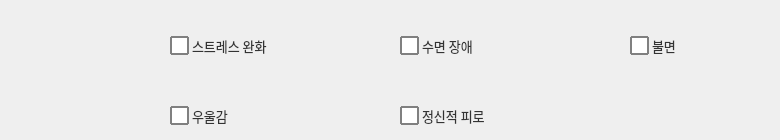
     <widget class="QWidget" name="tab_7">
      <attribute name="title">
       <string>수면/스트레스/정신</string>
      </attribute>
      <widget class="QCheckBox" name="checkBox_86">
       <property name="geometry">
        <rect>
         <x>400</x>
         <y>100</y>
         <width>141</width>
         <height>31</height>
        </rect>
       </property>
       <property name="font">
        <font>
         <family>Leelawadee UI</family>
         <pointsize>-1</pointsize>
        </font>
       </property>
       <property name="styleSheet">
        <string notr="true">QCheckBox 
{
    spacing: 3px; /* 체크박스와 텍스트 사이 간격 */
    font-size: 13px;
    color: #333;
}

QCheckBox::indicator {
    width: 15px;
    height: 15px;
    border: 1.5px solid gray;        /* 기본 테두리 색상 */
    background-color: white;       /* 기본 배경색 */
    border-radius: 1px; 		/*모서리 둥글게*/
}

QCheckBox::indicator:checked {
    background-color: white;       /* 체크된 후 바탕색 */
    border: 1.5px solid red;         /* 체크된 후 테두리 */
    image: url(./image/pill.png); /* 체크 표시 이미지 (선택 사항) */
}


QCheckBox::indicator:hover
{
background-color : #E0F2F1;

}
</string>
       </property>
       <property name="text">
        <string>정신적 피로</string>
       </property>
       <property name="checkable">
        <bool>true</bool>
       </property>
       <property name="checked">
        <bool>false</bool>
       </property>
       <property name="autoRepeat">
        <bool>false</bool>
       </property>
      </widget>
      <widget class="QCheckBox" name="checkBox_87">
       <property name="geometry">
        <rect>
         <x>170</x>
         <y>30</y>
         <width>131</width>
         <height>31</height>
        </rect>
       </property>
       <property name="font">
        <font>
         <family>Leelawadee UI</family>
         <pointsize>-1</pointsize>
        </font>
       </property>
       <property name="styleSheet">
        <string notr="true">QCheckBox 
{
    spacing: 3px; /* 체크박스와 텍스트 사이 간격 */
    font-size: 13px;
    color: #333;
}

QCheckBox::indicator {
    width: 15px;
    height: 15px;
    border: 1.5px solid gray;        /* 기본 테두리 색상 */
    background-color: white;       /* 기본 배경색 */
    border-radius: 1px; 		/*모서리 둥글게*/
}

QCheckBox::indicator:checked {
    background-color: white;       /* 체크된 후 바탕색 */
    border: 1.5px solid red;         /* 체크된 후 테두리 */
    image: url(./image/pill.png); /* 체크 표시 이미지 (선택 사항) */
}


QCheckBox::indicator:hover
{
background-color : #E0F2F1;

}
</string>
       </property>
       <property name="text">
        <string>스트레스 완화</string>
       </property>
       <property name="checkable">
        <bool>true</bool>
       </property>
       <property name="checked">
        <bool>false</bool>
       </property>
       <property name="autoRepeat">
        <bool>false</bool>
       </property>
      </widget>
      <widget class="QCheckBox" name="checkBox_89">
       <property name="geometry">
        <rect>
         <x>170</x>
         <y>100</y>
         <width>131</width>
         <height>31</height>
        </rect>
       </property>
       <property name="font">
        <font>
         <family>Leelawadee UI</family>
         <pointsize>-1</pointsize>
        </font>
       </property>
       <property name="styleSheet">
        <string notr="true">QCheckBox 
{
    spacing: 3px; /* 체크박스와 텍스트 사이 간격 */
    font-size: 13px;
    color: #333;
}

QCheckBox::indicator {
    width: 15px;
    height: 15px;
    border: 1.5px solid gray;        /* 기본 테두리 색상 */
    background-color: white;       /* 기본 배경색 */
    border-radius: 1px; 		/*모서리 둥글게*/
}

QCheckBox::indicator:checked {
    background-color: white;       /* 체크된 후 바탕색 */
    border: 1.5px solid red;         /* 체크된 후 테두리 */
    image: url(./image/pill.png); /* 체크 표시 이미지 (선택 사항) */
}


QCheckBox::indicator:hover
{
background-color : #E0F2F1;

}
</string>
       </property>
       <property name="text">
        <string>우울감</string>
       </property>
       <property name="checkable">
        <bool>true</bool>
       </property>
       <property name="checked">
        <bool>false</bool>
       </property>
       <property name="autoRepeat">
        <bool>false</bool>
       </property>
      </widget>
      <widget class="QCheckBox" name="checkBox_91">
       <property name="geometry">
        <rect>
         <x>630</x>
         <y>30</y>
         <width>141</width>
         <height>31</height>
        </rect>
       </property>
       <property name="font">
        <font>
         <family>Leelawadee UI</family>
         <pointsize>-1</pointsize>
        </font>
       </property>
       <property name="styleSheet">
        <string notr="true">QCheckBox 
{
    spacing: 3px; /* 체크박스와 텍스트 사이 간격 */
    font-size: 13px;
    color: #333;
}

QCheckBox::indicator {
    width: 15px;
    height: 15px;
    border: 1.5px solid gray;        /* 기본 테두리 색상 */
    background-color: white;       /* 기본 배경색 */
    border-radius: 1px; 		/*모서리 둥글게*/
}

QCheckBox::indicator:checked {
    background-color: white;       /* 체크된 후 바탕색 */
    border: 1.5px solid red;         /* 체크된 후 테두리 */
    image: url(./image/pill.png); /* 체크 표시 이미지 (선택 사항) */
}


QCheckBox::indicator:hover
{
background-color : #E0F2F1;

}
</string>
       </property>
       <property name="text">
        <string>불면</string>
       </property>
       <property name="checkable">
        <bool>true</bool>
       </property>
       <property name="checked">
        <bool>false</bool>
       </property>
       <property name="autoRepeat">
        <bool>false</bool>
       </property>
      </widget>
      <widget class="QCheckBox" name="checkBox_94">
       <property name="geometry">
        <rect>
         <x>400</x>
         <y>30</y>
         <width>141</width>
         <height>31</height>
        </rect>
       </property>
       <property name="font">
        <font>
         <family>Leelawadee UI</family>
         <pointsize>-1</pointsize>
        </font>
       </property>
       <property name="styleSheet">
        <string notr="true">QCheckBox 
{
    spacing: 3px; /* 체크박스와 텍스트 사이 간격 */
    font-size: 13px;
    color: #333;
}

QCheckBox::indicator {
    width: 15px;
    height: 15px;
    border: 1.5px solid gray;        /* 기본 테두리 색상 */
    background-color: white;       /* 기본 배경색 */
    border-radius: 1px; 		/*모서리 둥글게*/
}

QCheckBox::indicator:checked {
    background-color: white;       /* 체크된 후 바탕색 */
    border: 1.5px solid red;         /* 체크된 후 테두리 */
    image: url(./image/pill.png); /* 체크 표시 이미지 (선택 사항) */
}


QCheckBox::indicator:hover
{
background-color : #E0F2F1;

}
</string>
       </property>
       <property name="text">
        <string>수면 장애</string>
       </property>
       <property name="checkable">
        <bool>true</bool>
       </property>
       <property name="checked">
        <bool>false</bool>
       </property>
       <property name="autoRepeat">
        <bool>false</bool>
       </property>
      </widget>
     </widget>
